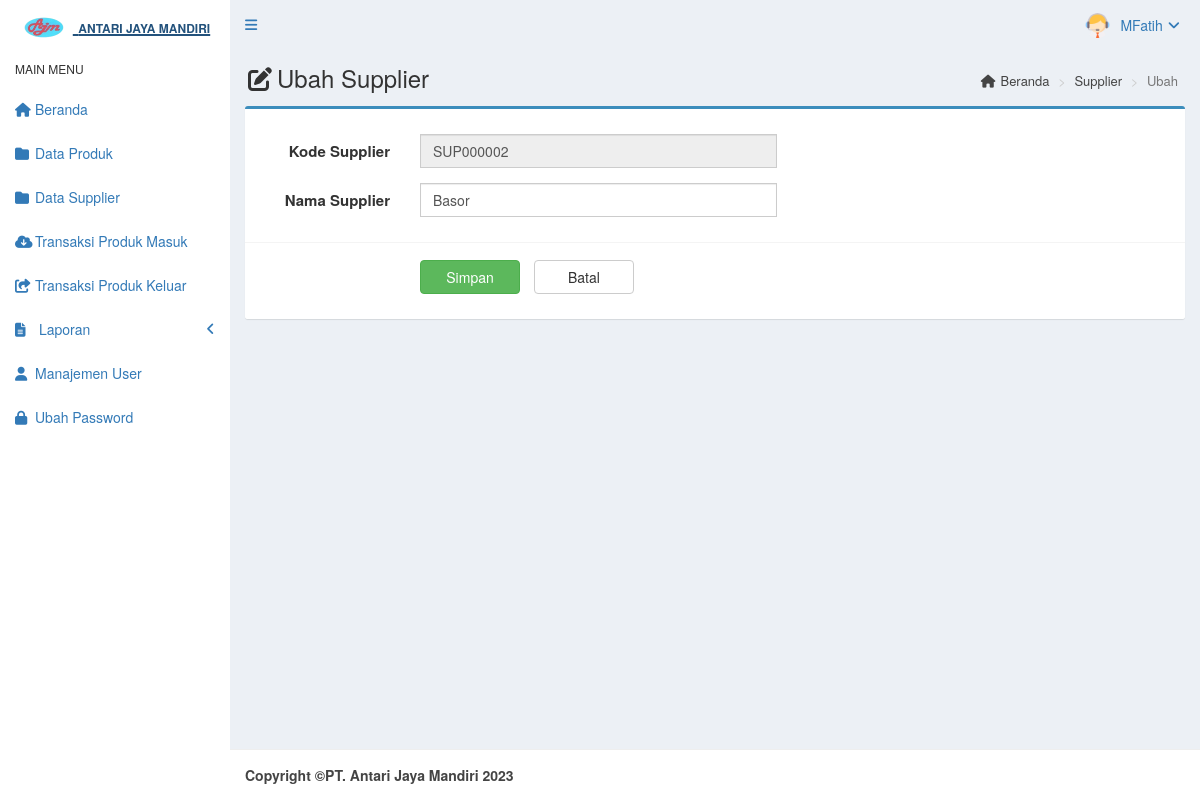
/main.php?module=form_supplier&form=edit&id=SUP000002 (signed in), run on the app's committed database.
### tables this page shows
CREATE TABLE `tb_user` (
  `id_user` int(5) NOT NULL,
  `username` varchar(50) NOT NULL,
  `password` varchar(50) NOT NULL,
  `nama_user` varchar(50) NOT NULL,
  `telepon` char(13) DEFAULT NULL,
  `foto` varchar(100) DEFAULT NULL,
  `hak_akses` enum('operasional','administrator','','') NOT NULL,
  `status` enum('aktif','blokir') NOT NULL DEFAULT 'aktif',
  `created_at` timestamp NOT NULL DEFAULT current_timestamp(),
  `updated_at` timestamp NOT NULL DEFAULT current_timestamp() ON UPDATE current_timestamp()
);

CREATE TABLE `tb_supplier` (
  `kd_supplier` char(9) NOT NULL DEFAULT '',
  `nama_supplier` varchar(50) NOT NULL,
  `alamat_supplier` varchar(50) NOT NULL,
  `no_hp` char(12) NOT NULL
);

### modules/supplier/form.php (the view, shortened to what this page needs)
<?php
	if($_GET['form']=='add'){?>
	<!-- tampilan form add data
		CONTENT HEADER -->
		<section class="content-header">
			<h1>
				<i class="fa fa-edit icon-title"></i>Input Supplier
			</h1>
			<ol class="breadcrumb">
				<li><a href="?module=beranda"><i class="fa fa-home"></i>Beranda</a></li>
				<li><a href="?module=supplier">Supplier</a></li>
				<li class="active">Tambah</li>
			</ol>
		</section>
		<section class="content">
			<div class="row">
				<div class="col-md-12">
					<div class="box box-primary">
						<form role="form" class="form-horizontal" action="modules/supplier/proses.php?act=insert" method="POST">
							<div class="box-body">
								<?php
									$query_id = mysqli_query($mysqli, "SELECT RIGHT(kd_supplier,6) as kode FROM tb_supplier ORDER BY kd_supplier DESC LIMIT 1")or die('Ada kesalahan pada query tampil kd_supplier : '.mysqli_error($mysqli));
								$count = mysqli_num_rows($query_id);
								if($count <> 0){
									$data_id=mysqli_fetch_assoc($query_id);
									$kode = $data_id['kode']+1;
								}else {
									$kode =1;
								}
								$buat_id=str_pad($kode, 6, "0", STR_PAD_LEFT);
								$kd_supplier = "SUP$buat_id";
								 ?>
								 <div class="form-group">
								 	<label class="col-sm-2 control-label">Kode Supplier</label>
								 	<div class="col-sm-5">
								 		<input type="text" class="form-control" name="kd_supplier" value="<?php echo $kd_supplier; ?>" readonly required>
								 	</div>
								 </div>
								 <div class="form-group">
								 	<label class="col-sm-2 control-label">Nama Supplier</label>
								 	<div class="col-sm-5">
								 		<input type="text" class="form-control" name="nama_supplier" autocomplete="off" required>
								 	</div>
								 </div>
							</div>
							<div class="box-footer">
								<div class="form-group">
									<div class="col-sm-offset-2 col-sm-10">
										<input type="submit" class="btn btn-success btn-submit" name="simpan" value="Simpan">
										<a href="?module=supplier" class="btn btn-default btn-reset">Batal</a>
									</div>
								</div>
							</div>
						</form>
					</div>
				</div>
			</div>
		</section>
<?php
}
elseif($_GET['form']=='edit'){
	if(isset($_GET['id'])){
		$query = mysqli_query($mysqli, "SELECT kd_supplier,nama_supplier,alamat_supplier,no_hp FROM tb_supplier WHERE kd_supplier='$_GET[id]'") or die ('Ada kesalahan pada query tampi data supplier : '.mysqli_error($mysqli));
		$data = mysqli_fetch_assoc($query);
	}
 ?>
 <section class="content-header">
 	<h1>
 		<i class="fa fa-edit icon-title"></i>Ubah Supplier
 	</h1>
 	<ol class="breadcrumb">
 		<li><a href="?module=beranda"><i class="fa fa-home"></i>Beranda</a></li>
 		<li><a href="?module=supplier">Supplier</a></li>
 		<li class="active">Ubah</li>
 	</ol>
 </section>
 <section class="content">
 	<div class="row">
 		<div class="col-md-12">
 			<div class="box box-primary">
 				<form role="form" class="form-horizontal" action="modules/supplier/proses.php?act=update" method="POST">
 					<div class="box-body">
 						<div class="form-group">
 							<label class="col-sm-2 control-label">Kode Supplier</label>
 							<div class="col-sm-5">
 								<input type="text" class="form-control" name="kd_supplier" value="<?php echo $data['kd_supplier']; ?>" readonly required>
 							</div>
 						</div>
 						<div class="form-group">
 							<label class="col-sm-2 control-label">Nama Supplier</label>
 							<div class="col-sm-5">
 								<input type="text" class="form-control" name="nama_supplier" autocomplete="off" value="<?php echo $data['nama_supplier']; ?>" required>
 							</div>
 						</div>
</div>
 						<div class="box-footer">
 							<div class="form-group">
 								<div class="col-sm-offset-2 col-sm-10">
 									<input type="submit" class="btn btn-success btn-submit" name="simpan" value="Simpan">
 									<a href="?module=supplier" class="btn btn-default btn-reset">Batal</a>
 								</div>
 							</div>
 						</div>
 				</form>
 			</div>
 		</div>
 	</div>
 </section>
 <?php
}
  ?>

### top_menu.php (shortened to what this page needs)
<?php
	require_once "config/database.php";
	$query = mysqli_query($mysqli, "SELECT id_user, nama_user, foto, hak_akses FROM tb_user WHERE id_user='$_SESSION[id_user]'") or die('Ada Kesalahan pada query tampil User: '.mysql_error($mysqli));
	$data = mysqli_fetch_assoc($query);
 ?>
 <li class="dropdown user user-menu">
 	<a href="#" class="dropdown-toggle" data-toggle="dropdown">
 		<?php
 			if($data['foto']=="") { ?>
 			<img src="images/user/user-default.png" class="user-image" alt="user Image" />
 		<?php
 		}
 		else {?>
			<img src="images/user/<?php echo $data['foto']; ?>" class="user-image" alt="User Image" />
		<?php
		}
 		?>
 		<span class="hidden-xs"><?php echo $data['nama_user']; ?><i style="margin-left: 5px" class="fa fa-angle-down"></i></span>
 		</a>
 </li>

### assets/css/style.css (style rules this page uses)
.form-horizontal .control-label { margin-bottom: 0; padding-top: 5px; text-align: right; }
label { display: inline-block; font-size: 15px; font-weight: 400; margin-bottom: 5px; max-width: 100%; }
.form-control { background-color: #fff; background-image: none; border: 1px solid #ccc; border-radius: 4px; box-shadow: 0 1px 1px rgba(0, 0, 0, 0.075) inset; color: #555; display: block; font-size: 15px; height: 34px; line-height: 1.42857; padding: 6px 12px; transition: border-color 0.15s ease-in-out 0s, box-shadow 0.15s ease-in-out 0s; width: 100%; }
.btn-default { background-color: #fff; border-color: #d2d6de; color: #444; }
.content-header { padding: 15px 18px 0; position: relative; }
.content-header > .breadcrumb { background: transparent none repeat scroll 0 0; border-radius: 2px; float: right; font-size: 13px; margin-bottom: 0; margin-top: 0; padding: 7px 12px; position: absolute; right: 10px; top: 15px; }
.btn-submit { width: 100px; margin-top: 7px; margin-right: 10px; font-size: 15px; }
.btn-reset { width: 100px; margin-top: 7px; font-size: 15px; }
.icon-title { margin-right: 5px; }
body { background-color: #fff; color: #333; font-size: 15px; line-height: 1.42857; }

### data on the page
tb_user: foto (picture), nama_user "MFatih"
tb_supplier: kd_supplier "SUP000002", nama_supplier "Basor"
